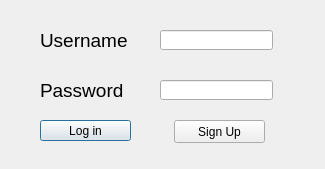
<?xml version="1.0" encoding="UTF-8"?>
<ui version="4.0">
 <class>Dialog</class>
 <widget class="QDialog" name="Dialog">
  <property name="geometry">
   <rect>
    <x>0</x>
    <y>0</y>
    <width>325</width>
    <height>169</height>
   </rect>
  </property>
  <property name="windowTitle">
   <string>Dialog</string>
  </property>
  <widget class="QLabel" name="lbl_username">
   <property name="geometry">
    <rect>
     <x>40</x>
     <y>30</y>
     <width>121</width>
     <height>21</height>
    </rect>
   </property>
   <property name="font">
    <font>
     <pointsize>14</pointsize>
    </font>
   </property>
   <property name="text">
    <string>Username</string>
   </property>
  </widget>
  <widget class="QLabel" name="lbl_password">
   <property name="geometry">
    <rect>
     <x>40</x>
     <y>80</y>
     <width>121</width>
     <height>21</height>
    </rect>
   </property>
   <property name="font">
    <font>
     <pointsize>14</pointsize>
    </font>
   </property>
   <property name="text">
    <string>Password</string>
   </property>
  </widget>
  <widget class="QLineEdit" name="lne_username">
   <property name="geometry">
    <rect>
     <x>160</x>
     <y>30</y>
     <width>113</width>
     <height>20</height>
    </rect>
   </property>
  </widget>
  <widget class="QLineEdit" name="lne_password">
   <property name="geometry">
    <rect>
     <x>160</x>
     <y>80</y>
     <width>113</width>
     <height>20</height>
    </rect>
   </property>
  </widget>
  <widget class="QPushButton" name="btn_login">
   <property name="geometry">
    <rect>
     <x>40</x>
     <y>120</y>
     <width>91</width>
     <height>21</height>
    </rect>
   </property>
   <property name="text">
    <string>Log in</string>
   </property>
  </widget>
  <widget class="QPushButton" name="btn_signup">
   <property name="geometry">
    <rect>
     <x>174</x>
     <y>120</y>
     <width>91</width>
     <height>23</height>
    </rect>
   </property>
   <property name="text">
    <string>Sign Up</string>
   </property>
  </widget>
 </widget>
 <resources/>
 <connections>
  <connection>
   <sender>btn_login</sender>
   <signal>clicked()</signal>
   <receiver>Dialog</receiver>
   <slot>close()</slot>
   <hints>
    <hint type="sourcelabel">
     <x>85</x>
     <y>125</y>
    </hint>
    <hint type="destinationlabel">
     <x>34</x>
     <y>112</y>
    </hint>
   </hints>
  </connection>
 </connections>
</ui>
